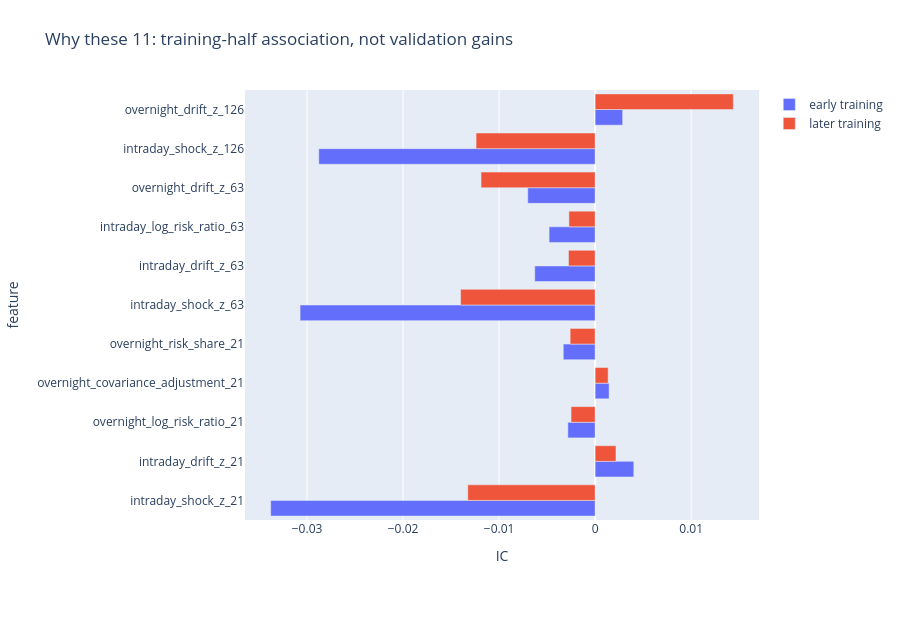

The notebook cell saved with this chart:
### Markdown cell above
## Training shortlist rationale

### Code cell
figures[1][1].show(renderer='plotly_mimetype')

### Figure 1 — Plotly figure (JSON) as saved in the notebook; plotly's stock layout.template omitted (floating-point values rounded to 4 significant figures)
{"data": [{"alignmentgroup": "True", "hovertemplate": "half=early training<br>IC=%{x}<br>feature=%{y}<extra></extra>", "legendgroup": "early training", "marker": {"color": "#636efa", "pattern": {"shape": ""}}, "name": "early training", "offsetgroup": "early training", "orientation": "h", "showlegend": true, "textposition": "auto", "type": "bar", "x": [-0.03378, 0.004026, -0.00284, 0.001452, -0.003317, -0.03072, -0.006287, -0.004794, -0.007017, -0.02877, 0.002865], "xaxis": "x", "y": ["intraday_shock_z_21", "intraday_drift_z_21", "overnight_log_risk_ratio_21", "overnight_covariance_adjustment_21", "overnight_risk_share_21", "intraday_shock_z_63", "intraday_drift_z_63", "intraday_log_risk_ratio_63", "overnight_drift_z_63", "intraday_shock_z_126", "overnight_drift_z_126"], "yaxis": "y"}, {"alignmentgroup": "True", "hovertemplate": "half=later training<br>IC=%{x}<br>feature=%{y}<extra></extra>", "legendgroup": "later training", "marker": {"color": "#EF553B", "pattern": {"shape": ""}}, "name": "later training", "offsetgroup": "later training", "orientation": "h", "showlegend": true, "textposition": "auto", "type": "bar", "x": [-0.01326, 0.00217, -0.002506, 0.001356, -0.002602, -0.01401, -0.002775, -0.002729, -0.01188, -0.0124, 0.01439], "xaxis": "x", "y": ["intraday_shock_z_21", "intraday_drift_z_21", "overnight_log_risk_ratio_21", "overnight_covariance_adjustment_21", "overnight_risk_share_21", "intraday_shock_z_63", "intraday_drift_z_63", "intraday_log_risk_ratio_63", "overnight_drift_z_63", "intraday_shock_z_126", "overnight_drift_z_126"], "yaxis": "y"}], "layout": {"barmode": "group", "height": 620, "legend": {"title": {"text": ""}, "tracegroupgap": 0}, "margin": {"b": 100, "l": 65, "r": 30, "t": 90}, "title": {"text": "Why these 11: training-half association, not validation gains"}, "xaxis": {"anchor": "y", "domain": [0, 1], "title": {"text": "IC"}}, "yaxis": {"anchor": "x", "domain": [0, 1], "title": {"text": "feature"}}}}
